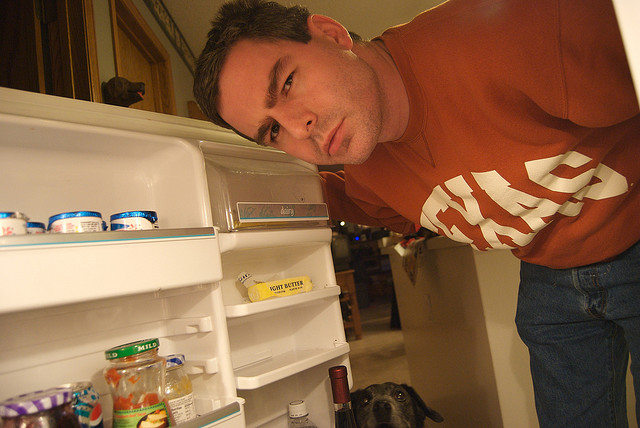
#> input picture images/1-clean.jpg, 640 x 428 px; its folder holds only this picture in this run
$ python image_noise.py
#> lines starting #> are read from the running program, lines starting #| are printed output that depends on the picture
#> (reads images.txt from the repository)
import random
import ssl
import urllib.request
from typing import Literal, Union

import cv2
import numpy as np
from numpy.typing import NDArray
from PIL import Image


# Read file as ndarray
def load_image(filename: str):
#> called with filename = 'images/1-clean.jpg'
    image = Image.open(filename)
#> image is the input picture: PIL image 640x428 RGB; mean R, G, B 137.9, 98.6, 69
    return np.asarray(image)


# Save ndarray as file
def save_image(image: NDArray, filename: str):
    if image.dtype != np.uint8:
        image = (255 * (image - image.min()) / (image.max() - image.min())).astype(
            np.uint8
        )  # convert to uint8 if needeed (gaussian and speckle)

    image_data = Image.fromarray(image)
    image_data.save(filename)


# Add gaussian, salt & pepper, or speckle noise to an image
def add_noise(
    noise_type: Union[
        Literal["gaussian"], Literal["salt & pepper"], Literal["speckle"]
    ],
    image: np.ndarray,
):
#> called with noise_type = 'speckle'
    row, col, ch = image.shape
#> row = 428; col = 640; ch = 3

    if noise_type == "gaussian":
        # Gaussian parameters
        mean = 0
        sigma = 15

        # Math
        gauss = np.random.normal(mean, sigma, (row, col, ch))
        gauss = gauss.reshape(row, col, ch)
        noisy = image + gauss

        return noisy
    elif noise_type == "salt & pepper":
        # Parameters
        threshold = 0.005  # half the proportion of pixels affected
        high = 250  # salt
        low = 5  # pepper

        # Math
        noisy = np.copy(image)
        random_matrix = np.random.rand(row, col)
        noisy[random_matrix >= (1 - threshold)] = high
        noisy[random_matrix <= threshold] = low

        return noisy
    elif noise_type == "speckle":
        # Parameters
        variance = 0.25  # strength of the multiplicative noise

        # Math
        gauss = np.random.randn(row, col, ch)
        gauss = gauss.reshape(row, col, ch)
        noisy = image + image * gauss * variance
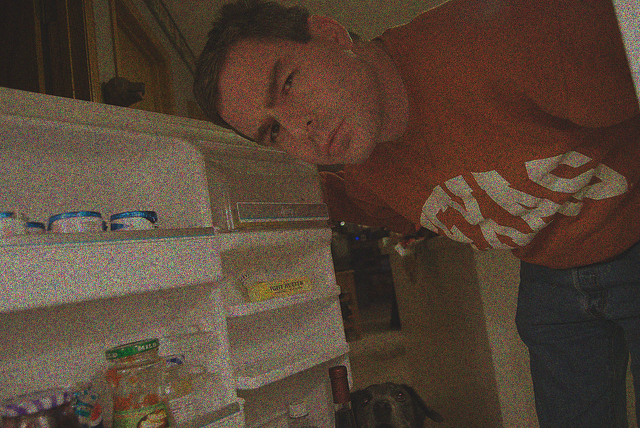
#> noisy: shape (428, 640, 3) float64; mean R, G, B 138, 98.6, 69; drawn with min black and max white

        return noisy


def standard_denoise(image: NDArray):
    if image.dtype != np.uint8:
        image = (255 * (image - image.min()) / (image.max() - image.min())).astype(
            np.uint8
        )  # convert to uint8 if needeed (gaussian and speckle)
#> image: shape (428, 640, 3)
    return cv2.fastNlMeansDenoisingColored(image, None, 10, 10, 7, 21)
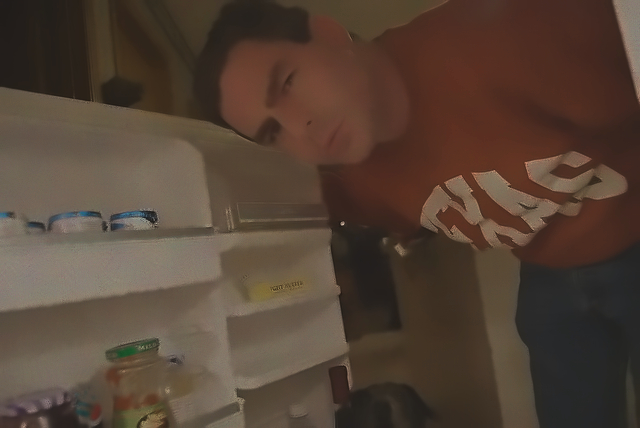
#> returned value: shape (428, 640, 3); mean of channels 0, 1, 2 84.3, 66.6, 54; drawn as R, G, B


# For each image URL in ./image.txt (separated by newlines), download it and apply a random noise type
# Files are saved in ./images/
if __name__ == "__main__":
    ssl._create_default_https_context = (
        ssl._create_unverified_context
    )  # needed to avoid SSL errors

    with open("images.txt", "r") as images:
        for index, image in enumerate(images):
            i = index + 1

            urllib.request.urlretrieve(image, f"images/{i}-clean.jpg")

            image = load_image(f"images/{i}-clean.jpg")

            rand = random.randint(0, 2)

            if rand == 0:
                noised = add_noise("gaussian", image)
                attempted_denoise = standard_denoise(noised)

                save_image(noised, f"images/{i}-gaussian.jpg")
                save_image(attempted_denoise, f"images/{i}-gaussian-denoised.jpg")
            elif rand == 1:
                noised = add_noise("speckle", image)
                attempted_denoise = standard_denoise(noised)

                save_image(noised, f"images/{i}-speckle.jpg")
                save_image(attempted_denoise, f"images/{i}-speckle-denoised.jpg")
#> (the run stopped early here; a loop or call above may not have finished)
